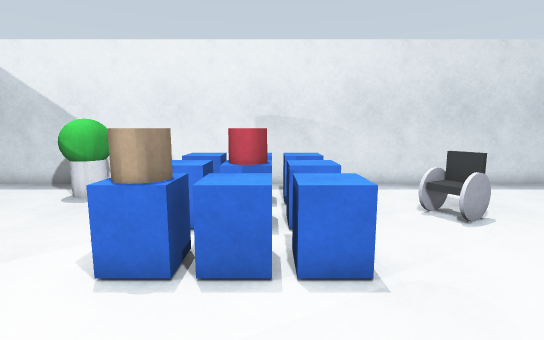
view 1 (above)

19 first-person views from a walk through a Gazebo world. The camera is 1.2 m above the floor, tilts 8° down and sees 85° across. The floor is counted in squares, 0.5 m on a side. Each view is taken from the middle of a square. On the plan, view 1 faces up. The plan holds only what a view shows up to about 18 squares ahead; the rest is blank.

view 2
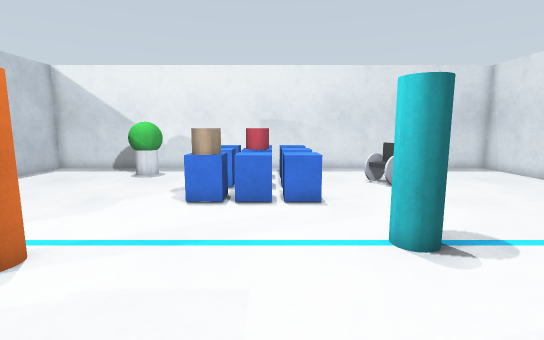

view 3
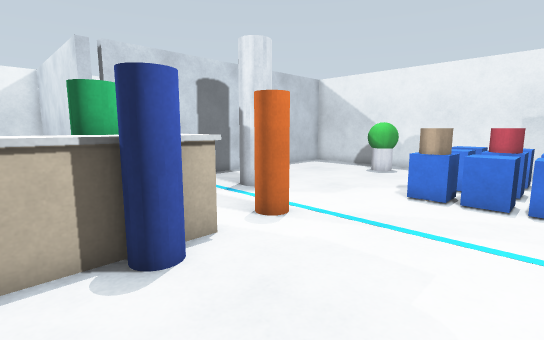

view 4
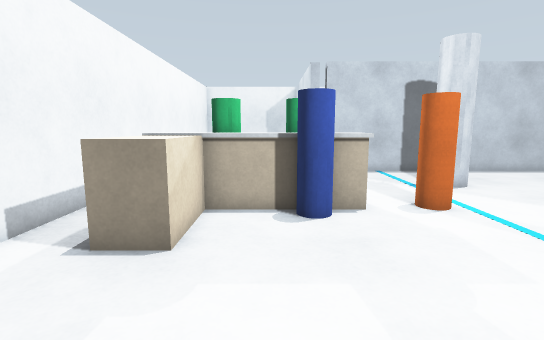

view 5
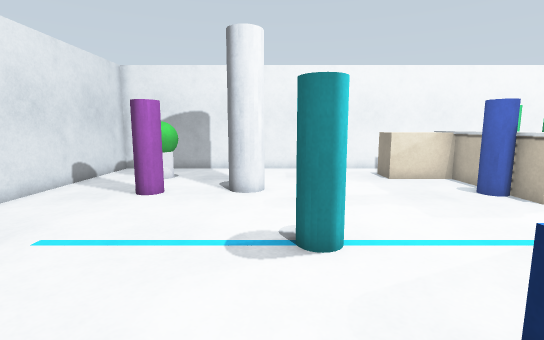

view 6
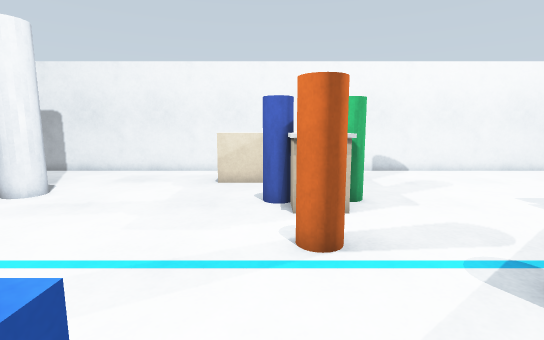

view 7
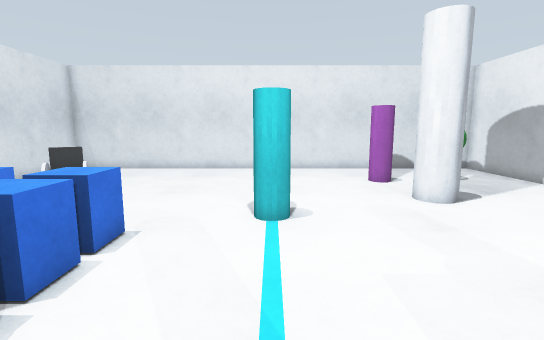

view 8
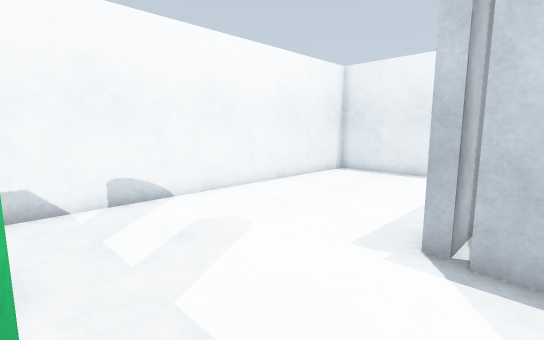

view 9
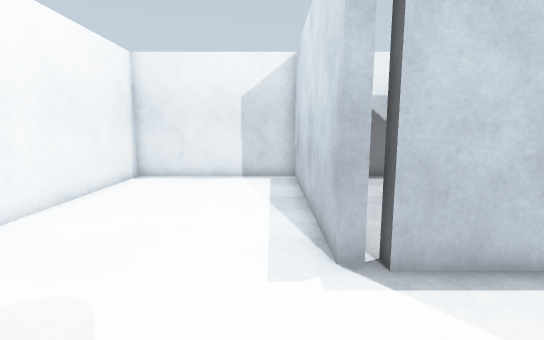

view 10
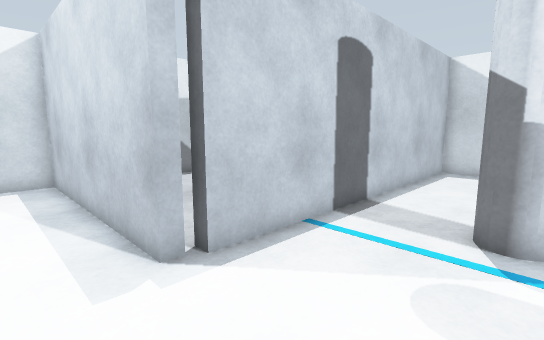

view 11
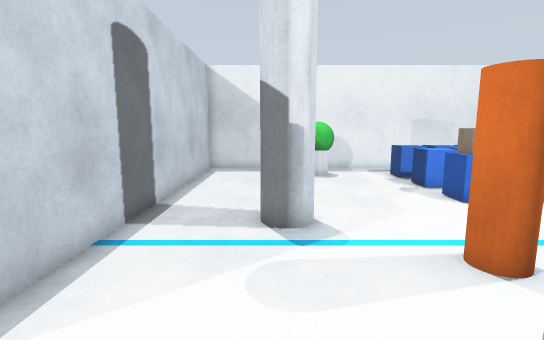

view 12
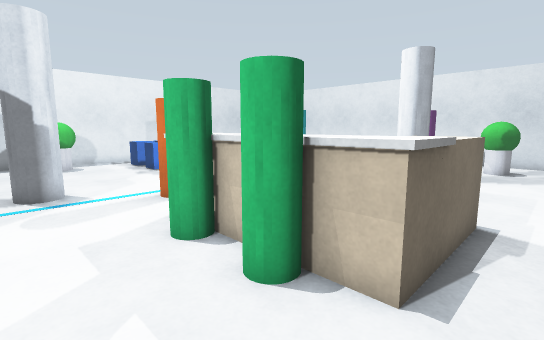

view 13
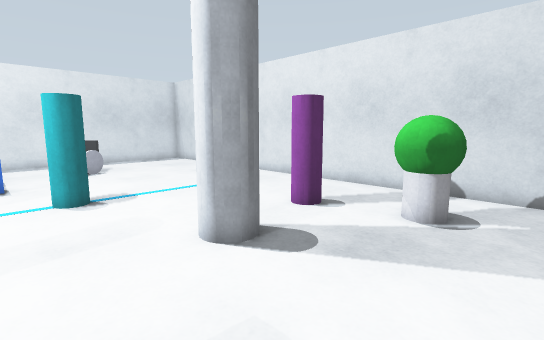

view 14
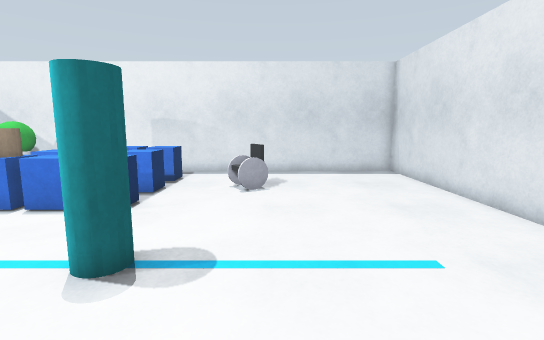

view 15
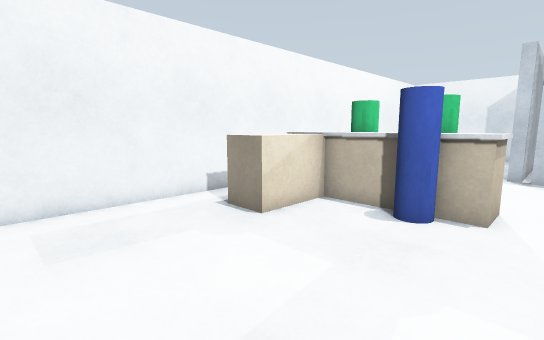

view 16
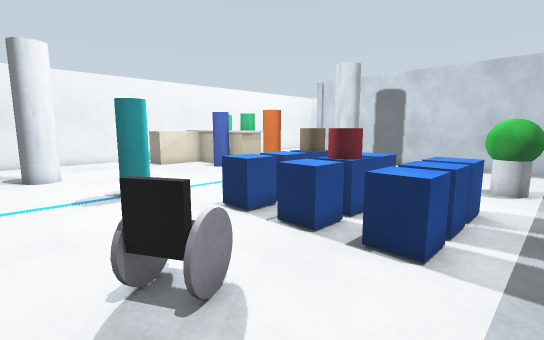

view 17
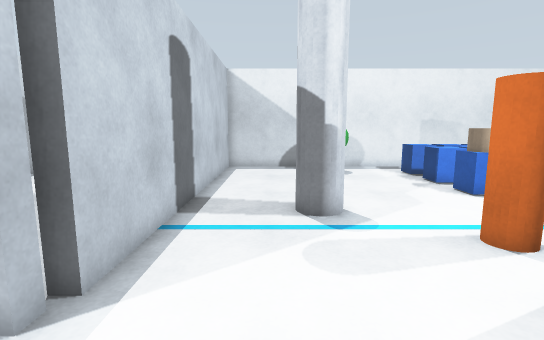

view 18
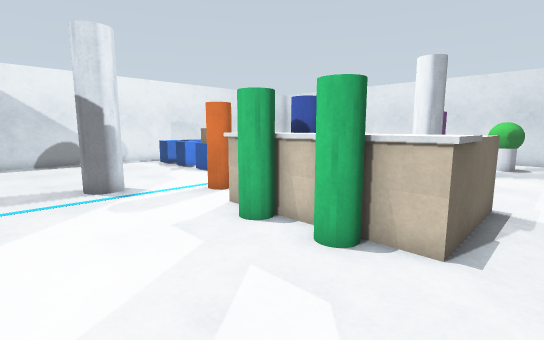

view 19
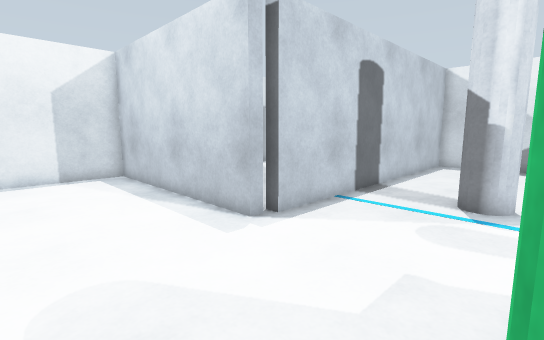

### Floor plan
Key: @ floor where view 1 was taken; # wall or solid block; . floor; P plant; C chair; W wheelchair; Y cyan cylinder; R orange cylinder; I pillar; E desk; B white box; G green cylinder; L blue cylinder; A beige box; U purple cylinder.
Columns run from 23 left of view 1 to 13 right of it. Each row starts with its distance up from view 1.
 13           ###########################
 12           #.........................#
 11           #.....PP..................#
 10           #.....PP..CCCCC...........#
  9           #..........CCCC...W.......#
  8           #.........CC#CC..WWW......#
  7           #.........CC##C...W.......#
  6           #.........................#
  5           #.........C#CCC...........#
  4           #.........................#
  3 #.        #...II....................#
  2 #...  ..  #...II....................#
  1 #.......  #...............Y.........#
  0   ....... #.......R....@............#
 -1      .....#.........................#
 -2     BBBBBB#......EE.................#
 -3 #BBBBBBBBBB......EE.................#
 -4 #...............GGLL........I..UU...#
 -5 #................EE.........I.......#
 -6 #...............GGE.................#
 -7 #...............GGEAAA..........PP..#
 -8 #................EEAAA..........PP..#
 -9 #...................................#
-10 #...................................#
-11 #####################################

Where each view was taken, in squares from view 1:
view 1: 0 up, 0 right, facing up
view 2: 5 down, 0 right, facing up
view 3: 6 down, 1 right, facing up-left
view 4: 5 down, 4 right, facing left
view 5: 7 up, 4 right, facing down
view 6: 6 up, 4 left, facing down
view 7: 1 up, 5 left, facing right
view 8: 1 down, 7 left, facing down-left
view 9: 4 down, 8 left, facing left
view 10: 5 down, 8 left, facing up-left
view 11: 5 down, 9 left, facing up
view 12: 10 down, 10 left, facing up-right
view 13: 10 down, 1 right, facing up-right
view 14: 4 down, 6 right, facing up
view 15: 1 down, 4 right, facing down-left
view 16: 12 up, 7 right, facing down-left
view 17: 6 down, 10 left, facing up
view 18: 10 down, 12 left, facing up-right
view 19: 8 down, 7 left, facing up-left
